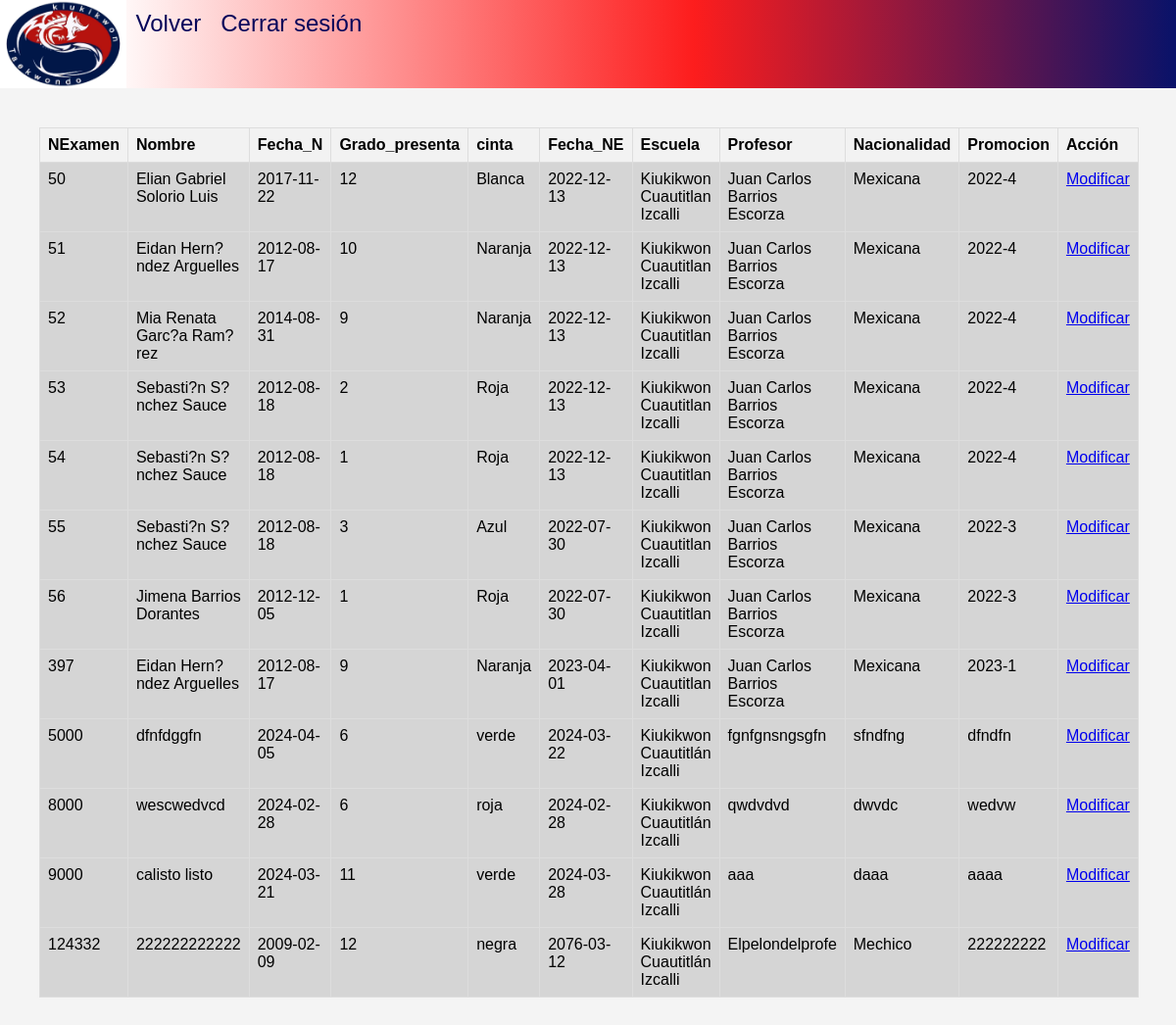
Screenshot of /Opciones/Listap_Cuau.php (signed in) with the database file from the repository.
### tables this page shows
CREATE TABLE `registro_p` (
  `NExamen` int NOT NULL,
  `Nombre` varchar(100) NOT NULL,
  `Fecha_N` date NOT NULL,
  `Grado_presenta` int NOT NULL,
  `cinta` varchar(20) NOT NULL,
  `Fecha_E` date NOT NULL,
  `Escuela` varchar(30) NOT NULL,
  `Profesor` varchar(100) NOT NULL,
  `Nacionalidad` varchar(20) NOT NULL,
  `Promocion` varchar(20) NOT NULL
);

### Opciones/Listap_Cuau.php (the view, shortened to what this page needs)
<?php
require '../includes/connect.php';
?>
<!DOCTYPE html>
<html lang = 'es'>
<head>
    <link rel="stylesheet" href="../CSS/styles6.css">
</head>
<header>
    <div class="barr_prin">
        <img src="../img/photo_5010769483765230552_y.jpg">
        <a href="../pagina_principal.php">Volver</a>
        <?php
        $usuario = $_SESSION['username'];
        if(isset($usuario)){
            echo "<a class='s_close' href='../includes/salir.php'>Cerrar sesión</a>";
        }else{
            header("location: ../proyecto/login.php");
            exit();
        }
        ?>
    </div>
</header>
<body>
<?php
$resultado = mysqli_query($connection, "SELECT * FROM registro_p WHERE Escuela ='Kiukikwon Cuautitlán Izcalli'");
echo "<table border='1'>";
echo "<tr><th>NExamen</th><th>Nombre</th><th>Fecha_N</th><th>Grado_presenta</th><th>cinta</th><th>Fecha_NE</th><th>Escuela</th><th>Profesor</th><th>Nacionalidad</th><th>Promocion</th><th>Acción</th></tr>";
while ($fila = mysqli_fetch_assoc($resultado)) {
    echo "<tr>";
    echo "<td>" . $fila['NExamen'] . "</td>";
    echo "<td>" . $fila['Nombre'] . "</td>";
    echo "<td>" . $fila['Fecha_N'] . "</td>";
    echo "<td>" . $fila['Grado_presenta'] . "</td>";
    echo "<td>" . $fila['cinta'] . "</td>";
    echo "<td>" . $fila['Fecha_E'] . "</td>";
    echo "<td>" . $fila['Escuela'] . "</td>";
    echo "<td>" . $fila['Profesor'] . "</td>";
    echo "<td>" . $fila['Nacionalidad'] . "</td>";
    echo "<td>" . $fila['Promocion'] . "</td>";
    echo "<td><a href='../includes/modificar.php?NExamen=" . $fila['NExamen'] . "'>Modificar</a></td>";
    echo "</tr>";
}
echo "</table>";
?>
</body>
</html>

### CSS/styles6.css (style rules this page uses)
* { margin: 0; padding: 0; border: 0; font-size: 100%; font: inherit; vertical-align: baseline; background-color: rgb(213, 213, 213); }
body { display: flex; flex-direction: column; justify-content: center; align-content: center; font-family: Arial, sans-serif; background-color: #f4f4f4; }
.barr_prin { display: flex; flex-direction: row; position: initial; width: 100%; background: rgb(255,255,255); background: linear-gradient(90deg, rgba(255,255,255,1) 9%, rgba(253,29,29,1) 59%, rgba(9,18,105,1) 100%); z-index: 3; }
.barr_prin img { height: 90px; }
.barr_prin a { text-decoration: none; background-color: transparent; padding: 10px; font-size: 24px; color: rgb(6, 6, 90); }
table { width: 90%; border-collapse: collapse; padding: 15px; margin: 40px; }
th, td { border: 1px solid #ddd; padding: 8px; text-align: left; }
th { background-color: #f2f2f2; font-weight: bold; }
tr:nth-child(even) { background-color: #f9f9f9; }

### rows the page displays
registro_p: NExamen "50", Nombre "Elian Gabriel Solorio Luis", Fecha_N "2017-11-22", Grado_presenta "12", cinta "Blanca", Fecha_E "2022-12-13", Escuela "Kiukikwon Cuautitlan Izcalli", Profesor "Juan Carlos Barrios Escorza", Nacionalidad "Mexicana", Promocion "2022-4"
registro_p: NExamen "51", Nombre "Eidan Hern?ndez Arguelles", Fecha_N "2012-08-17", Grado_presenta "10", cinta "Naranja", Fecha_E "2022-12-13", Escuela "Kiukikwon Cuautitlan Izcalli", Profesor "Juan Carlos Barrios Escorza", Nacionalidad "Mexicana", Promocion "2022-4"
registro_p: NExamen "52", Nombre "Mia Renata Garc?a Ram?rez", Fecha_N "2014-08-31", Grado_presenta "9", cinta "Naranja", Fecha_E "2022-12-13", Escuela "Kiukikwon Cuautitlan Izcalli", Profesor "Juan Carlos Barrios Escorza", Nacionalidad "Mexicana", Promocion "2022-4"
registro_p: NExamen "53", Nombre "Sebasti?n S?nchez Sauce", Fecha_N "2012-08-18", Grado_presenta "2", cinta "Roja", Fecha_E "2022-12-13", Escuela "Kiukikwon Cuautitlan Izcalli", Profesor "Juan Carlos Barrios Escorza", Nacionalidad "Mexicana", Promocion "2022-4"
registro_p: NExamen "54", Nombre "Sebasti?n S?nchez Sauce", Fecha_N "2012-08-18", Grado_presenta "1", cinta "Roja", Fecha_E "2022-12-13", Escuela "Kiukikwon Cuautitlan Izcalli", Profesor "Juan Carlos Barrios Escorza", Nacionalidad "Mexicana", Promocion "2022-4"
registro_p: NExamen "55", Nombre "Sebasti?n S?nchez Sauce", Fecha_N "2012-08-18", Grado_presenta "3", cinta "Azul", Fecha_E "2022-07-30", Escuela "Kiukikwon Cuautitlan Izcalli", Profesor "Juan Carlos Barrios Escorza", Nacionalidad "Mexicana", Promocion "2022-3"
registro_p: NExamen "56", Nombre "Jimena Barrios Dorantes", Fecha_N "2012-12-05", Grado_presenta "1", cinta "Roja", Fecha_E "2022-07-30", Escuela "Kiukikwon Cuautitlan Izcalli", Profesor "Juan Carlos Barrios Escorza", Nacionalidad "Mexicana", Promocion "2022-3"
registro_p: NExamen "397", Nombre "Eidan Hern?ndez Arguelles", Fecha_N "2012-08-17", Grado_presenta "9", cinta "Naranja", Fecha_E "2023-04-01", Escuela "Kiukikwon Cuautitlan Izcalli", Profesor "Juan Carlos Barrios Escorza", Nacionalidad "Mexicana", Promocion "2023-1"
registro_p: NExamen "5000", Nombre "dfnfdggfn", Fecha_N "2024-04-05", Grado_presenta "6", cinta "verde", Fecha_E "2024-03-22", Escuela "Kiukikwon Cuautitlán Izcalli", Profesor "fgnfgnsngsgfn", Nacionalidad "sfndfng", Promocion "dfndfn"
registro_p: NExamen "8000", Nombre "wescwedvcd", Fecha_N "2024-02-28", Grado_presenta "6", cinta "roja", Fecha_E "2024-02-28", Escuela "Kiukikwon Cuautitlán Izcalli", Profesor "qwdvdvd", Nacionalidad "dwvdc", Promocion "wedvw"
registro_p: NExamen "9000", Nombre "calisto listo", Fecha_N "2024-03-21", Grado_presenta "11", cinta "verde", Fecha_E "2024-03-28", Escuela "Kiukikwon Cuautitlán Izcalli", Profesor "aaa", Nacionalidad "daaa", Promocion "aaaa"
registro_p: NExamen "124332", Nombre "222222222222", Fecha_N "2009-02-09", Grado_presenta "12", cinta "negra", Fecha_E "2076-03-12", Escuela "Kiukikwon Cuautitlán Izcalli", Profesor "Elpelondelprofe", Nacionalidad "Mechico", Promocion "222222222"
